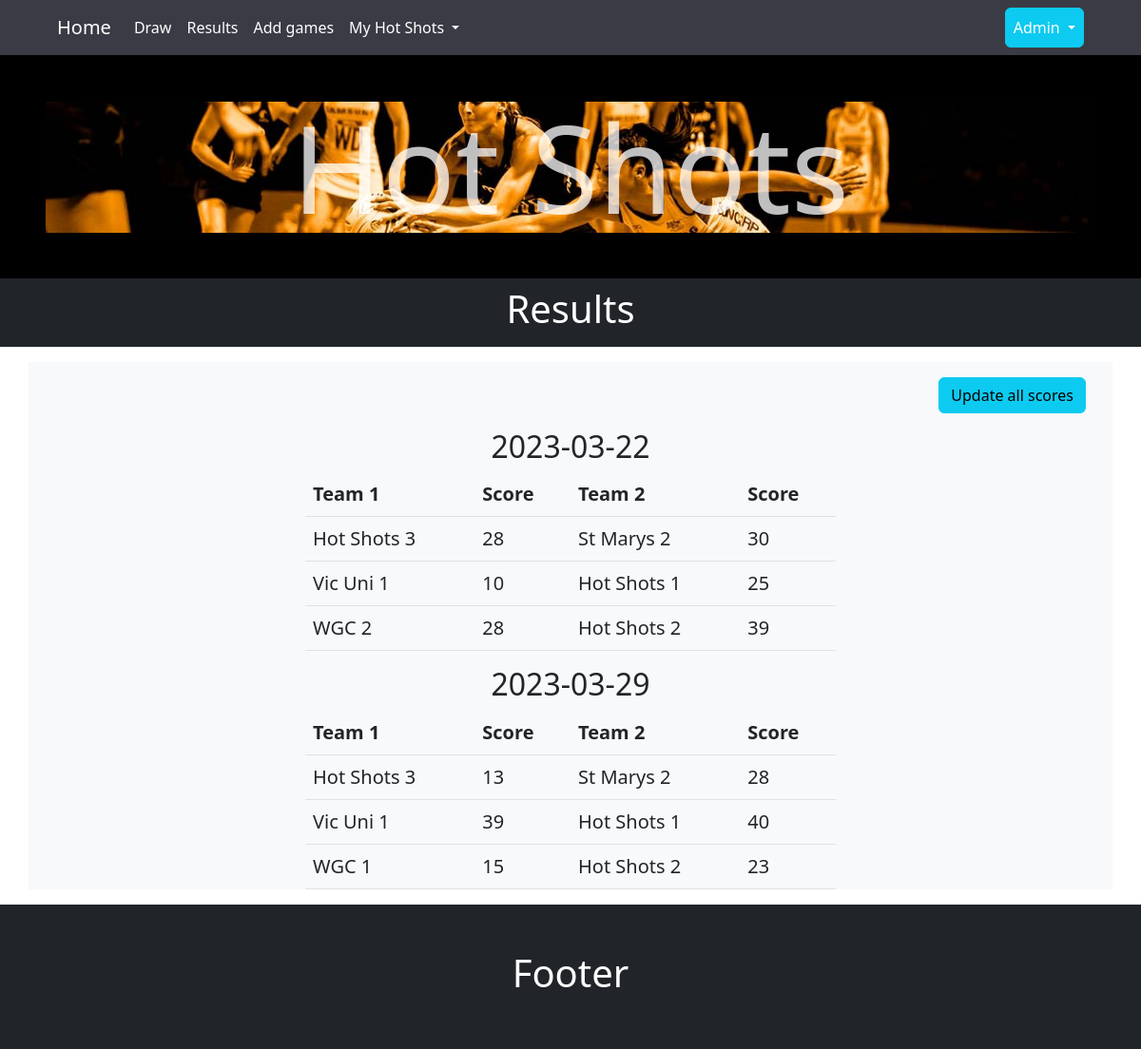
The app's page /results, older data.
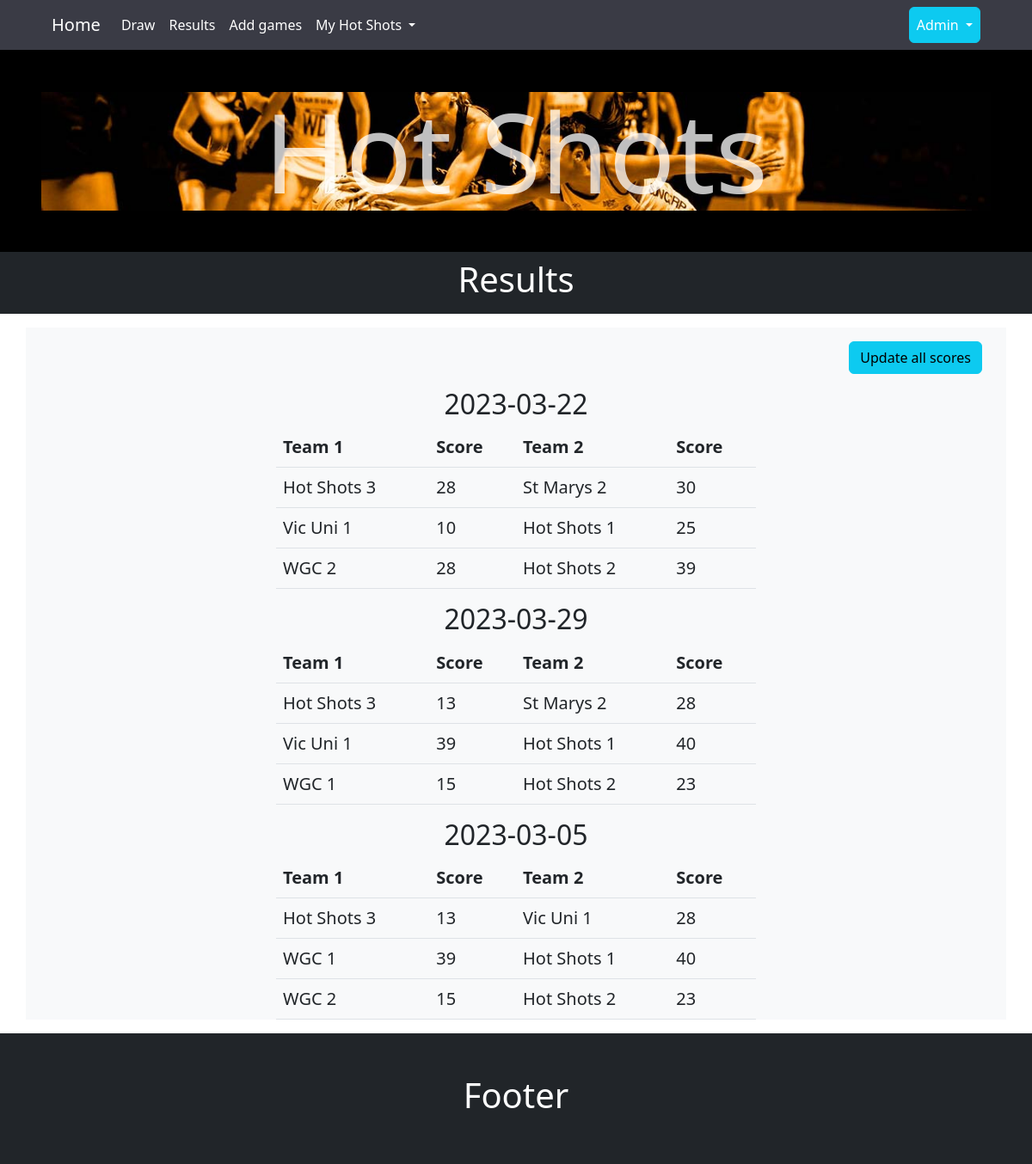
The same page, newer data.
### tables this page shows
CREATE TABLE draw
(
    draw_id   integer primary key autoincrement,
    draw_date date    not null,
    team_1    integer not null,
    score_1   integer,
    team_2    integer not null,
    score_2   integer,
    foreign key (team_1) references team (team_id),
    foreign key (team_2) references team (team_id),
    unique(draw_date,team_1,team_2)
);

CREATE TABLE team(
    team_id integer primary key autoincrement ,
    team_name text not null unique
);

### server.py (the view)
@app.route('/results')
def results():
    sql = """ select d.draw_id as "game_id",
    strftime('%Y-%m-%d ', d.draw_date) as "Date",
    d.score_1 as "score_1",
    d.score_2 as "score_2",
    b.team_name as "team_1",
    c.team_name as "team_2"
    from draw d
    join team b on  d.team_1 = b.team_id
    join team c on  d.team_2 = c.team_id """
    scores = run_search_query_tuples(sql,(),db_path, True)
    return render_template("results.html", scores=scores)

### db_functions.py (called while the page is built)
def run_search_query_tuples(sql_query,values_tuple, file_path, rowfactory=False):
    result = None
    try:
        db = sqlite3.connect(file_path)
        if rowfactory:
            db.row_factory = sqlite3.Row
        cursor = db.cursor()
        cursor.execute(sql_query,values_tuple)
        result = cursor.fetchall()
        cursor.close()
    except sqlite3.Error as error:
        print("Error running search query tuples: {}".format(error))
        return None
    db.close()
    if result is None:
        print("No search values were found")
    return result

### templates/results.html (shortened to what this page needs)
{% extends "layout.html" %}
{% block heading %} Results {% endblock %}
{% block content %}
<div class="container bg-light my-3">
<div class="text-end p-3">
<a class="btn btn-info" href="{{ url_for('allscores') }}" role="button">Update all scores </a>
</div>
{% set ns=namespace(drawdate = "") %}
{% for row in scores %}
    {% if loop.index0 == 0 %}
        {% set ns.drawdate=row['Date'] %}
        <h2 class="text-center">{{ns.drawdate}}</h2>
        <table class="table w-50 mx-auto">
        <thead>
        <tr><th>Team 1</th><th>Score</th><th>Team 2</th><th>Score</th></tr>
        </thead>
    {% endif %}
    {% if ns.drawdate != row['Date'] %}
        {% set ns.drawdate=row['Date'] %}
        </table>
        <h2 class="text-center">{{ns.drawdate}}</h2>
        <table class="table w-50 mx-auto">
        <thead>
        <tr><th>Team 1</th><th>Score</th><th>Team 2</th><th>Score</th></tr>
        </thead>
    {% endif %}
    <tr><td>{{ row['team_1'] }}</td><td> {{ row['score_1'] }}</td><td>{{ row['team_2'] }}</td> <td>{{ row['score_2'] }}</td></tr>
{% endfor %}
</table>
    </div>
{% endblock %}

### templates/layout.html (shortened to what this page needs)
<!DOCTYPE html>
<html lang="en">
<head>
<link href="https://cdn.jsdelivr.net/npm/bootstrap@5.2.3/dist/css/bootstrap.min.css" rel="stylesheet">
<link rel="stylesheet" type="text/css" href="{{ url_for('static', filename='styles/netball_styles.css') }}">
</head>
<body>
 <nav class="navbar navbar-expand-sm px-lg-5" >
  <div class="container-fluid">
    <a class="navbar-brand" href="{{ url_for('index') }}">Home</a>
    <div class="collapse navbar-collapse" id="mynavbar">
      <ul class="navbar-nav me-auto">
        <li class="nav-item">
          <a class="nav-link" href = "{{ url_for('draw') }}"> Draw</a>
        </li>
        <li class="nav-item">
          <a class="nav-link" href = "{{ url_for('results') }}"> Results</a>
        </li>
        <li class="nav-item">
          <a class="nav-link" href="{{ url_for('addgame') }}">Add games</a>
        </li>
       <li class="nav-item dropdown">
          <a class="nav-link dropdown-toggle" href="#" id="navbarDropdownMenuLink" role="button" data-bs-toggle="dropdown" aria-expanded="false">
            My Hot Shots
          </a>
        </li>
      </ul>
      <div class="d-flex nav-item">
          <ul class="navbar-nav me-auto">
                <li class="nav-item dropdown">
          <a class="nav-link dropdown-toggle btn btn-info" href="#" id="navbarDropdownMenuEnd" role="button" data-bs-toggle="dropdown" aria-expanded="false">
            Admin
          </a>
        </li>
              </ul>
      </div>
    </div>
  </div>
</nav>
 {% set banner = 'banner_netball_1_slice.jpg' %}
 <div class="container-fluid bg-black m-0 p-5 position-relative">
    <img class="img-fluid mx-auto d-block"
         {% block banner %}src="{{ url_for('static',filename='images/'+banner) }}{% endblock %}"
         alt="Banner image">
<div class="text-center overlay">Hot Shots</div>
</div>
 <div class="container-fluid bg-dark text-center p-2 fs-1"> <h1>{% block heading %} Home {% endblock %}</h1></div>
{% block content %}
 {% endblock %}
<footer class="bg-dark p-5">
    <h1 class="text-center">Footer</h1>
</footer>
</body>
</html>

### static/styles/netball_styles.css (style rules this page uses)
:root { --main-bg-color: rgb(193, 206, 218); --main-bg-color-grad: rgb(200, 210, 228); --titles: rgb(237,46,46); --titles-trans: rgba(215, 101, 22, 0.5); --deepdark: rgb(58, 59, 69); --deepblue-trans: rgba(24, 30, 65, 0.7); }
body { font-size: 100%; }
h1 { color:white; }
.overlay { position:absolute; width:100%; top:50%; left:50%; color:rgba(255,255,255,0.75); font-size: 8em; transform: translate(-50%,-50%); }
.table { font-size: 1.25em; }
.navbar { background-color: var(--deepdark); border-bottom: 1px solid black; }
.navbar-brand { color:white; }
.nav-link { font-size: 1em; color:white; }

### templates/results.html (style rules this page uses)
.table { font-size: 1.25em; }

Row changes from the older to the newer data that the page shows:
added draw: drawdate "2023-03-05", team_1 "Hot Shots 3", score_1 "13", team_2 "Vic Uni 1", score_2 "28"
added draw: team_1 "WGC 1", score_1 "39", team_2 "Hot Shots 1", score_2 "40"
added draw: team_1 "WGC 2", score_1 "15", team_2 "Hot Shots 2", score_2 "23"
